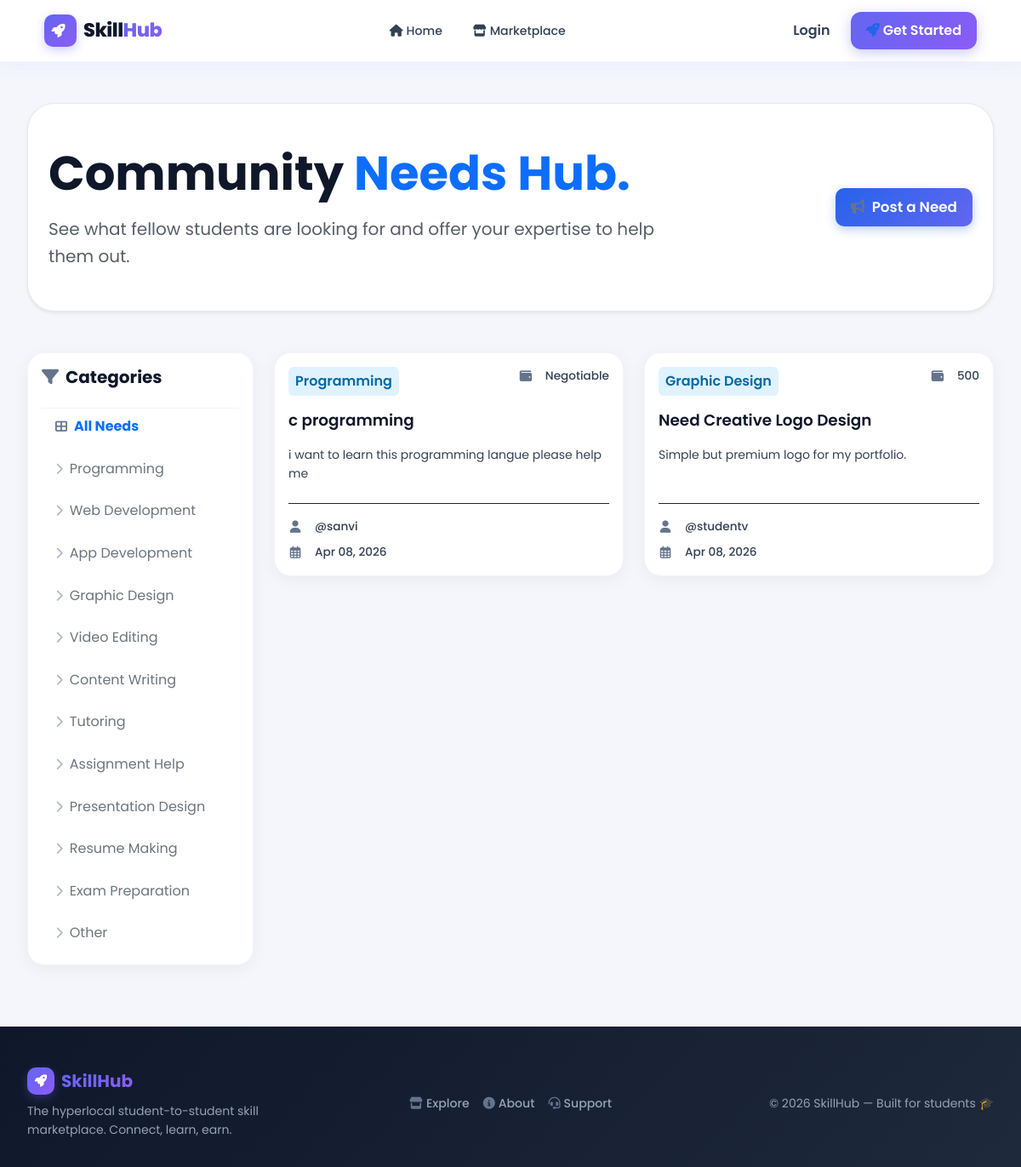
The app's page /requests/, older data.
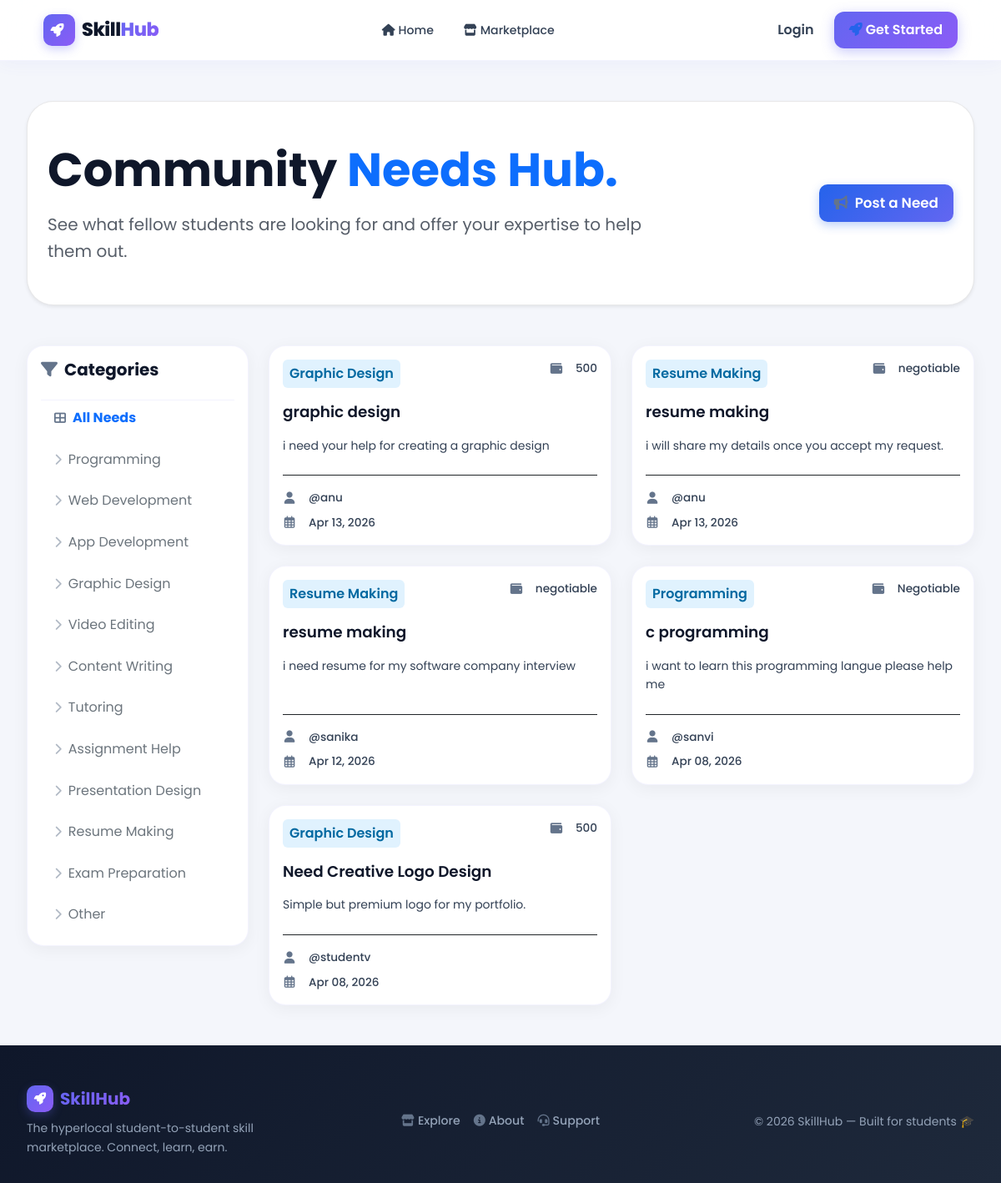
The same page, newer data.
### skills/models.py (models this page shows, shortened)
class HelpRequest(models.Model):
    user = models.ForeignKey(User, on_delete=models.CASCADE, related_name='help_requests')
    title = models.CharField(max_length=200)
    description = models.TextField()
    category = models.CharField(max_length=50, choices=CATEGORY_CHOICES)
    budget = models.CharField(max_length=100, blank=True, default='', help_text='e.g. Free, ₹500, Negotiable')
    custom_category = models.CharField(max_length=50, blank=True, null=True)
    created_at = models.DateTimeField(auto_now_add=True)
    is_active = models.BooleanField(default=True)
    class Meta:
        ordering = ['-created_at']

### skills/views.py (the view)
# urls.py: path('requests/', views.requests_hub, name='requests_hub'),
def requests_hub(request):
    category = request.GET.get('category')
    reqs = HelpRequest.objects.filter(is_active=True)
    if category:
        reqs = reqs.filter(category=category)
    context = {
        'requests': reqs,
        'category': category,
        'categories': CATEGORY_CHOICES,
    }
    return render(request, 'requests.html', context)

### skills/context_processors.py (called while the page is built)
def unread_notifications_count(request):
    if request.user.is_authenticated:
        count = Notification.objects.filter(user=request.user, is_read=False).count()
        return {'unread_notifications_count': count}
    return {'unread_notifications_count': 0}

### templates/requests.html (shortened to what this page needs)
{% extends 'base.html' %}
{% block content %}
<div class="hero-section mb-5 py-5 px-4 rounded-5 border border-dark border-opacity-10 bg-white shadow-sm position-relative overflow-hidden">
    <div class="row align-items-center position-relative" style="z-index: 1;">
        <div class="col-lg-8">
            <h1 class="display-4 fw-800 mb-3">Community <span class="text-primary">Needs Hub.</span></h1>
            <p class="fs-5 mb-0 opacity-75">See what fellow students are looking for and offer your expertise to help them out.</p>
        </div>
        <div class="col-lg-4 text-lg-end mt-4 mt-lg-0">
            <a href="{% url 'post_request' %}" class="btn btn-primary btn-lg px-5 py-3 rounded-pill fw-bold">
                <i class="fas fa-bullhorn me-2"></i>Post a Need
            </a>
        </div>
    </div>
</div>
<div class="row">
    <div class="col-md-3 mb-4">
        <div class="card border-0 shadow-sm p-4">
            <h5 class="fw-bold mb-4 d-flex align-items-center">
                <i class="fas fa-filter me-2"></i>Categories
            </h5>
            <div class="list-group list-group-flush gap-2">
                <a href="{% url 'requests_hub' %}" class="list-group-item list-group-item-action border-0 rounded-3 px-3 py-2 bg-transparent {% if not category %}active bg-primary bg-opacity-5 text-primary fw-bold{% endif %}">
                    <i class="fas fa-th-large me-2 small"></i>All Needs
                </a>
                {% for cat_id, cat_name in categories %}
                    <a href="?category={{ cat_id }}" class="list-group-item list-group-item-action border-0 rounded-3 px-3 py-2 bg-transparent text-secondary ">
                        <i class="fas fa-chevron-right me-2 small opacity-50"></i>{{ cat_name }}
                    </a>
                {% endfor %}
            </div>
        </div>
    </div>
    <div class="col-md-9">
        <div class="row g-4">
            {% for req in requests %}
                <div class="col-lg-6">
                    <div class="card h-100 border-0 shadow-sm p-4 d-flex flex-column">
                        <div class="d-flex justify-content-between align-items-start mb-3">
                            <span class="badge-online">{{ req.get_category_display }}</span>
                            <div class="service-meta mb-0">
                                <i class="fas fa-wallet"></i>
                                <span>{{ req.budget|default:"Negotiable" }}</span>
                            </div>
                        </div>
                        <h4 class="card-title mb-3">{{ req.title }}</h4>
                        <p class="card-text small mb-4 flex-grow-1" style="line-height: 1.6; color: #334155;">{{ req.description|truncatewords:25 }}</p>
                        <div class="mt-auto pt-3 border-top border-dark border-opacity-5">
                            <div class="service-meta">
                                <i class="fas fa-user"></i>
                                <span>@{{ req.user.username|default:"Unknown" }}</span>
                            </div>
                            <div class="service-meta mb-0">
                                <i class="far fa-calendar-alt"></i>
                                <span>{{ req.created_at|date:"M d, Y" }}</span>
                            </div>
                        </div>
                    </div>
                </div>
            {% endfor %}
        </div>
    </div>
</div>
{% endblock %}

### templates/base.html (shortened to what this page needs)
{% load static %}
<!DOCTYPE html>
<html lang="en">
<head>
    <link href="https://cdn.jsdelivr.net/npm/bootstrap@5.3.2/dist/css/bootstrap.min.css" rel="stylesheet">
    <link rel="stylesheet" href="https://cdnjs.cloudflare.com/ajax/libs/font-awesome/6.4.2/css/all.min.css">
    <link href="https://unpkg.com/aos@2.3.1/dist/aos.css" rel="stylesheet">
    <link rel="stylesheet" href="{% static 'css/style.css' %}">
</head>
<body>
    <nav class="navbar navbar-expand-lg border-0 sticky-top" id="mainNavbar">
        <div class="container">
            <a class="navbar-brand d-flex align-items-center gap-2" href="{% url 'home' %}">
                <div class="brand-icon-wrap">
                    <i class="fas fa-rocket"></i>
                </div>
                <span class="brand-text">Skill<span class="brand-accent">Hub</span></span>
            </a>
            <div class="collapse navbar-collapse" id="navbarNav">
                <ul class="navbar-nav mx-auto align-items-center gap-lg-1">
                    <li class="nav-item">
                        <a class="nav-link nav-pill {% if request.path == '/' %}active{% endif %}" href="{% url 'home' %}"><i class="fas fa-home me-1"></i>Home</a>
                    </li>
                    <li class="nav-item">
                        <a class="nav-link nav-pill {% if request.path == '/services/' %}active{% endif %}" href="{% url 'services' %}"><i class="fas fa-store me-1"></i>Marketplace</a>
                    </li>
                </ul>
                <ul class="navbar-nav align-items-center gap-2">
                    {% if user.is_authenticated %}
                        <li class="nav-item">
                            <a href="{% url 'inbox' %}" class="nav-link position-relative px-2" title="Notifications">
                                <i class="fas fa-bell fs-5" style="color:#6366f1;"></i>
                                {% if unread_notifications_count > 0 %}
                                <span class="notif-badge">{{ unread_notifications_count }}</span>
                                {% endif %}
                            </a>
                        </li>
                        <li class="nav-item dropdown">
                            <a class="nav-link dropdown-toggle d-flex align-items-center gap-2 user-nav-btn" href="#" id="userNav" role="button" data-bs-toggle="dropdown">
                                <div class="user-avatar-nav">
                                    <i class="fas fa-user"></i>
                                </div>
                                <span class="fw-semibold d-none d-md-inline" style="color:#1e293b;">{{ user.username }}</span>
                            </a>
                            <ul class="dropdown-menu dropdown-menu-end shadow-lg border-0 rounded-4 mt-2 py-2" style="min-width:220px;">
                                <li class="px-3 py-2">
                                    <div class="small text-muted">Signed in as</div>
                                    <div class="fw-bold text-dark">{{ user.username }}</div>
                                </li>
                                <li><hr class="dropdown-divider opacity-25"></li>
                                <li><a class="dropdown-item py-2 fw-medium" href="{% url 'dashboard' %}"><i class="fas fa-th-large me-3 text-primary"></i>Dashboard</a></li>
                                <li><a class="dropdown-item py-2 fw-medium" href="{% url 'profile' user.username %}"><i class="fas fa-user me-3 text-indigo"></i>Profile</a></li>
                                <li><a class="dropdown-item py-2 fw-medium" href="{% url 'edit_profile' %}"><i class="fas fa-user-edit me-3 text-secondary"></i>Edit Profile</a></li>
                                {% if request.user.is_staff %}
                                <li><a class="dropdown-item py-2 fw-medium text-primary" href="{% url 'admin_dashboard' %}"><i class="fas fa-crown me-3 text-warning"></i>Admin Dashboard</a></li>
                                {% endif %}
                                <li><hr class="dropdown-divider opacity-25"></li>
                                <li>
                                    <form action="{% url 'logout' %}" method="post" class="m-0">
                                        {% csrf_token %}
                                        <button type="submit" class="dropdown-item text-danger fw-semibold py-2"><i class="fas fa-sign-out-alt me-3"></i>Logout</button>
                                    </form>
                                </li>
                            </ul>
                        </li>
                    {% else %}
                        <li class="nav-item">
                            <a class="nav-link fw-semibold" href="{% url 'login' %}" style="color:#6366f1;">Login</a>
                        </li>
                        <li class="nav-item">
                            <a class="btn btn-gradient-primary px-4 py-2" href="{% url 'register' %}"><i class="fas fa-rocket me-1"></i>Get Started</a>
                        </li>
                    {% endif %}
                </ul>
            </div>
        </div>
    </nav>
    <div class="container my-5" style="min-height: 70vh;">
        {% block content %}{% endblock %}
    </div>
    <footer class="site-footer mt-auto">
        <div class="container">
            <div class="row align-items-center gy-4">
                <div class="col-lg-4">
                    <div class="d-flex align-items-center gap-2 mb-2">
                        <div class="brand-icon-wrap" style="width:32px;height:32px;font-size:0.9rem;"><i class="fas fa-rocket"></i></div>
                        <span class="fw-bold fs-5" style="background:linear-gradient(135deg,#6366f1,#8b5cf6);-webkit-background-clip:text;-webkit-text-fill-color:transparent;">SkillHub</span>
                    </div>
                    <p class="text-secondary small mb-0">The hyperlocal student-to-student skill marketplace. Connect, learn, earn.</p>
                </div>
                <div class="col-lg-4 text-center">
                    <div class="d-flex justify-content-center gap-3">
                        <a href="{% url 'services' %}" class="footer-link"><i class="fas fa-store me-1"></i>Explore</a>
                        <a href="{% url 'about' %}" class="footer-link"><i class="fas fa-info-circle me-1"></i>About</a>
                        <a href="{% url 'contact' %}" class="footer-link"><i class="fas fa-headset me-1"></i>Support</a>
                    </div>
                </div>
                <div class="col-lg-4 text-lg-end">
                    <p class="text-secondary small mb-0">&#169; {% now "Y" %} SkillHub &mdash; Built for students 🎓</p>
                </div>
            </div>
        </div>
    </footer>
</body>
</html>

Row changes from the older to the newer data that the page shows:
added HelpRequest: category "Graphic Design", budget "500", title "graphic design", description "i need your help for creating a graphic design", user.username "anu", created_at "Apr 13, 2026"
added HelpRequest: category "Resume Making", budget "negotiable", title "resume making", description "i will share my details once you accept my request.", user.username "anu", created_at "Apr 13, 2026"
added HelpRequest: category "Resume Making", budget "negotiable", title "resume making", description "i need resume for my software company interview", user.username "sanika", created_at "Apr 12, 2026"
